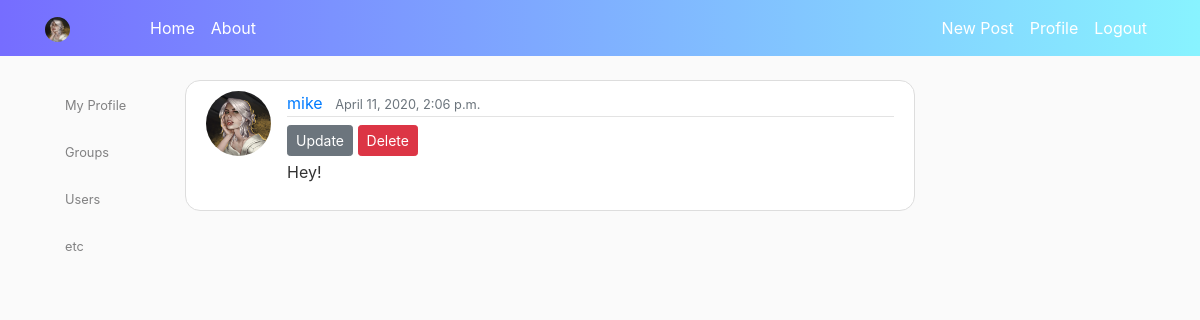
/articles/9/comments/9/ (signed in), run on the app's committed database.
### users/models.py (models this page shows, shortened)
class CustomUser(AbstractUser):
	photo = models.ImageField(upload_to = 'profile_pics/', default = 'default.jpg')

### articles/models.py (models this page shows, shortened)
class Comment(models.Model):
	author = models.ForeignKey(User, on_delete=models.CASCADE)
	post = models.ForeignKey(Article, on_delete=models.CASCADE)
	content = models.TextField(null=False)
	pub_date = models.DateTimeField('Date Published', auto_now_add=True)
	class Meta:
		ordering = ['pub_date']

### articles/views.py (the view)
# urls.py: path('comments/<int:pk>/', CommentDetailView.as_view(), name='comments-detail'),
class CommentDetailView(LoginRequiredMixin, DetailView):
	template_name = 'comments/comment_detail.html'
	def get_object(self):
		pk_ = self.kwargs.get('pk')
		return get_object_or_404(Comment, pk = pk_)

### templates/comments/comment_detail.html
{% extends 'base.html' %}
{% block content %}
  <article class="media content-section">
    <img class="rounded-circle article-img" src="{{ object.author.photo.url }}">
    <div class="media-body">
      <div class="article-metadata">
        <a class="mr-2" href="">{{ object.author.username }}</a>
        <small class="text-muted">{{ object.pub_date}}</small>
      </div>
      {% if object.author == user %}
          <div>
            <a class="btn btn-secondary btn-sm mt-1 mb-1" href="{% url 'articles:comments-update' id=object.post.id pk=object.pk %}">Update</a>
            <a class="btn btn-danger btn-sm mt-1 mb-1" href="{% url 'articles:comments-delete' id=object.post.id pk=object.pk %}">Delete</a>
          </div>
        {% endif %}
      <p class="article-content">{{ object.content }}</p>
    </div>
  </article>
{% endblock content %}

### templates/base.html (shortened to what this page needs)
<!DOCTYPE html>
<html>
   <head>
      {% load static %}
      <link rel="stylesheet" href="https://maxcdn.bootstrapcdn.com/bootstrap/4.0.0/css/bootstrap.min.css">
      <link rel="stylesheet" type="text/css" href="{% static 'blog/main.css' %}">
   </head>
   <body>
      <header class="site-header">
         <nav class="navbar navbar-expand-md navbar-dark bg-steel fixed-top">
            <div class="container">
               <a class="navbar-brand mr-4" href=""><img class="rounded-circle article-svg" src='{{user.photo.url}}'</a>
               <div class="collapse navbar-collapse" id="navbarToggle">
                  <div class="navbar-nav mr-auto">
                     <a class="nav-item nav-link" href="{% url 'users:users-list' %}">Home</a>
                     <a class="nav-item nav-link" href="/about">About</a>
                  </div>
                  <div class="navbar-nav">
                     {% if user.is_authenticated %}
                     <a class="nav-item nav-link" href="{% url 'articles:article-create' %}">New Post</a>
                     <a class="nav-item nav-link" href="{% url 'users:users-single' user.username %}">Profile</a>
                     <a class="nav-item nav-link" href="{% url 'users:users-logout' %}">Logout</a>
                     {% else %}
                     <a class="nav-item nav-link" href="{% url 'users:users-login' %}">Login</a>
                     <a class="nav-item nav-link" href="{% url 'users:users-register' %}">Register</a>
                     {% endif %}
                  </div>
               </div>
            </div>
         </nav>
      </header>
      <main role="main" class="container">
         <div class="row">
            {% if user.is_authenticated %}
            <div class="col-md-4" >
                  <nav class="list-group bg-transparent ">
                     <a href='{% url 'users:users-single' user.username %}' class="list-group-item list-group-item-light border-0 bg-transparent"><small>My Profile</small></a>
                     <a href='{% url 'usergroups:usergroups-list' %}' class="list-group-item list-group-item-light border-0 bg-transparent"><small>Groups</small></a>
                     <a href='{% url 'users:users-list' %}' class="list-group-item list-group-item-light border-0 bg-transparent"><small>Users</small></a>
                     <a href='' class="list-group-item list-group-item-light border-0 bg-transparent"><small>etc</small></a>
                  </nav>
            </div>
            {% endif %}
            <div class="col-md-8" style='right:240px;'>
               {% block content %}{% endblock %}
            </div>
         </div>
      </main>
   </body>
</html>

### static/blog/main.css (style rules this page uses)
body { background: #fafafa; color: #333333; margin-top: 5rem; }
.bg-steel { background: linear-gradient(90deg, #766dff 0%, #88f3ff 100%); }
.site-header .navbar-nav .nav-link { color: #fff; }
.content-section { background: #ffffff; padding: 10px 20px; border: 1px solid #dddddd; border-radius: 15px; margin-bottom: 20px; }
.article-content { white-space: pre-line; }
.article-img { height: 65px; width: 65px; margin-right: 16px; }
.article-metadata { padding-bottom: 1px; margin-bottom: 4px; border-bottom: 1px solid #e3e3e3 }
.article-svg { width: 25px; height: 25px; vertical-align: middle; }
.media-body { word-break: break-all; }

### data on the page
CustomUser: photo (picture)
Comment: author.photo (picture), author.username "mike", pub_date "April 11, 2020, 2:06 p.m.", content "Hey!"
